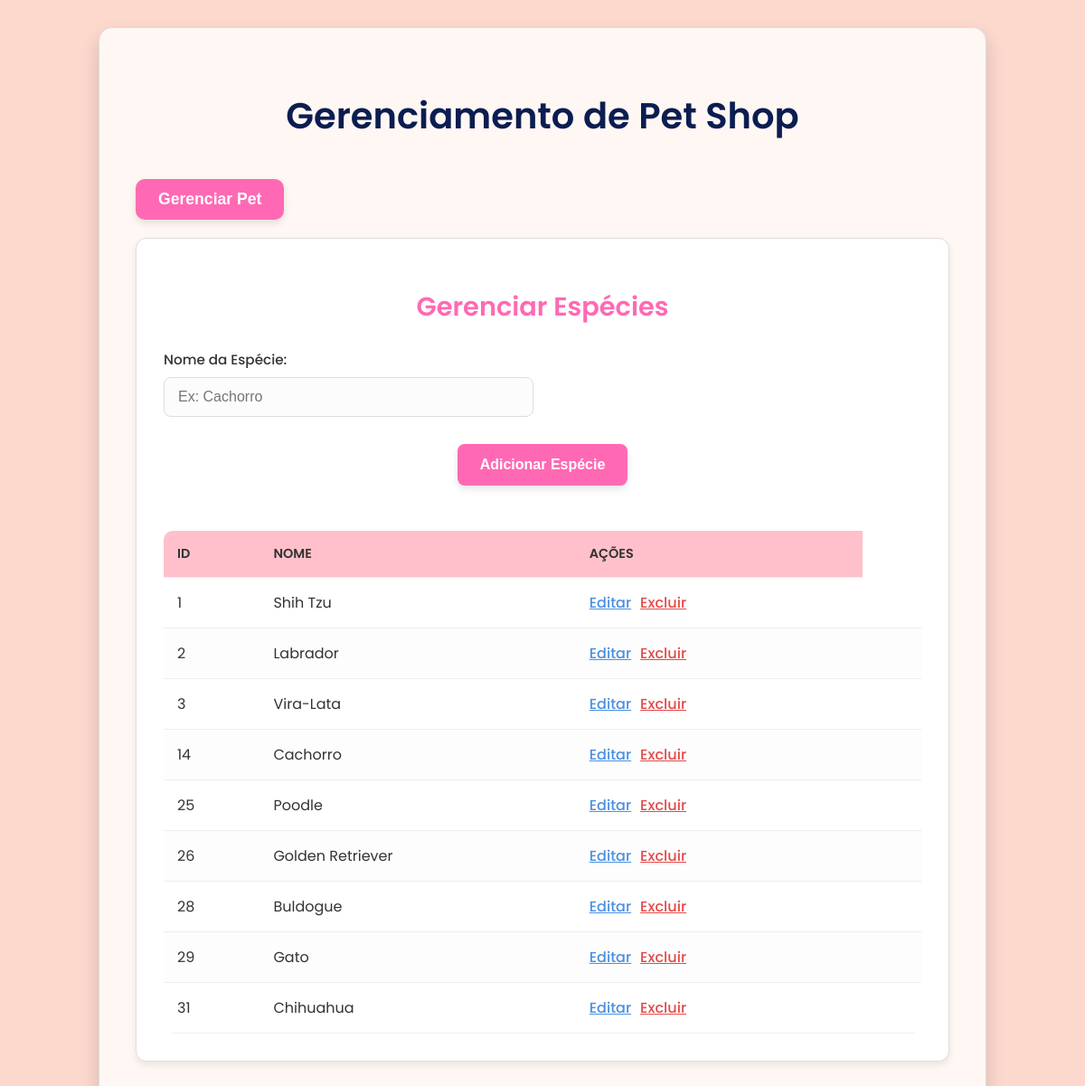
The app's page /especie/gerenc_especie.php with its own data.
### tables this page shows
CREATE TABLE `especies` (
  `id` int(11) NOT NULL,
  `especie` varchar(45) NOT NULL
);

### especie/gerenc_especie.php (the view, shortened to what this page needs)
<!DOCTYPE html>
<html lang="pt-br">
<head>
    <link rel="stylesheet" href="../styles/gerenc.css">
</head>
<body id="gerenc_pet_especie">
    <div class="main-container">
        <h1>Gerenciamento de Pet Shop</h1>
        <button class="btn_gerenciar" type="submit" onclick="window.location.href='../gerenc/gerenc_pet.php'">Gerenciar Pet</button>
        <div class="section-container">
            <h2>Gerenciar Espécies</h2>
            <form action="../especie/valida_especie.php" method="POST">
                <div class="form-group">
                    <label for="species-name">Nome da Espécie:</label>
                    <input type="text" id="species-name" name="especie" placeholder="Ex: Cachorro" required>
                </div>
                <div class="form-actions">
                    <button type="submit">Adicionar Espécie</button>
                </div>
            </form>
            <?php
                require("../conecta_bd.php");
                $stmt = $conn->prepare("SELECT id, especie FROM especies");
                $stmt->execute();
                $resultado = $stmt->get_result();
                if (mysqli_num_rows($resultado) > 0) {
                    echo ('<div class="table-responsive">
                        <table id="species-table">
                            <thead>
                                <tr>
                                    <th>ID</th>
                                    <th>Nome</th>
                                    <th>Ações</th>
                                </tr>
                            </thead>
                            <tbody>');
                while ($row = mysqli_fetch_assoc($resultado) ){
                    $id = htmlspecialchars(urlencode($row['id']));
                    echo ("<tr>");
                    echo ("<td>" . htmlspecialchars($row["id"]) . "</td>");
                    echo ("<td>" . htmlspecialchars($row["especie"]) . "</td>");
                    echo ("<td><a class='button' href='../especie/editar_especie.php?id_especie=$id'>Editar</a>");
                    echo ("<a class='button' id='delete-btn' href='../especie/excluir_especie.php?id_especie=$id'>Excluir</a><td>");
                    echo ("</tr>");
                }
                echo ("</tbody></table>");
                } else {
                    echo ("<h1>Não há nada para ser exibido</h1>");
                }
            ?>
            </div>
        </div>
    </div>
</body>
</html>

### styles/gerenc.css (style rules this page uses)
:root { --cor-principal: #FF69B4; --cor-secundaria: #FFC0CB; --cor-fundo-claro-1: #FFF0F5; --cor-fundo-claro-2: #FFE4E1; --cor-texto: #333; --cor-borda: #DDD; --cor-sombra: rgba(0, 0, 0, 0.15); }
body { font-family: 'Poppins', sans-serif; background: linear-gradient(to right, var(--cor-fundo-claro-1), var(--cor-fundo-claro-2)); display: flex; justify-content: center; align-items: flex-start; min-height: 100vh; margin: 0; padding: 30px 20px; box-sizing: border-box; color: var(--cor-texto); }
#gerenc_pet_especie { background:#FCD8CD; }
.main-container { background-color: #FFF7F3; padding: 40px; border-radius: 15px; box-shadow: 0 10px 20px var(--cor-sombra); max-width: 900px; width: 100%; border: 1px solid var(--cor-borda); position: relative; z-index: 1; }
h1 { color: #0B1D51; text-align: center; margin-bottom: 40px; font-size: 2.5em; font-weight: 600; }
.section-container { background-color: #fff; padding: 30px; border-radius: 12px; box-shadow: 0 4px 8px rgba(0, 0, 0, 0.08); margin-bottom: 30px; border: 1px solid var(--cor-borda); }
.section-container h2 { color: var(--cor-principal); text-align: center; margin-bottom: 25px; font-size: 1.8em; font-weight: 600; }
form { display: grid; gap: 20px; margin-bottom: 30px; grid-template-columns: repeat(auto-fit, minmax(280px, 1fr)); }
form .form-group { display: flex; flex-direction: column; }
form label { margin-bottom: 8px; font-weight: 500; color: var(--cor-texto); font-size: 0.95em; }
form input[type="text"], form input[type="date"], form select, form textarea { width: 100%; padding: 12px 15px; border: 1px solid var(--cor-borda); border-radius: 8px; box-sizing: border-box; font-size: 1em; color: var(--cor-texto); transition: border-color 0.3s ease, box-shadow 0.3s ease; background-color: #fcfcfc; }
.btn_gerenciar { margin-bottom: 20px; padding: 12px 25px; border: none; border-radius: 10px; font-size: 1.1em; font-weight: 600; cursor: pointer; transition: background-color 0.3s ease, transform 0.2s ease, box-shadow 0.2s ease; box-shadow: 0 4px 8px rgba(0, 0, 0, 0.1); color: #fff; background-color: var(--cor-principal); text-decoration: none; }
form button, .secondary-btn { padding: 14px 25px; border: none; border-radius: 8px; font-size: 1em; font-weight: 600; cursor: pointer; transition: background-color 0.3s ease, transform 0.2s ease, box-shadow 0.2s ease; box-shadow: 0 4px 8px rgba(0, 0, 0, 0.1); color: #fff; text-decoration: none; background-color: var(--cor-principal); }
.form-actions { grid-column: 1 / -1; display: flex; justify-content: center; gap: 15px; margin-top: 10px; }
.table-responsive { overflow-x: auto; }
table { width: 100%; border-collapse: collapse; margin-top: 20px; background-color: #fff; border-radius: 10px; overflow: hidden; }
table th, table td { text-align: left; padding: 15px; border-bottom: 1px solid #eee; }
table th { background-color: var(--cor-secundaria); color: var(--cor-texto); font-weight: 600; font-size: 0.9em; text-transform: uppercase; }
table tbody tr:nth-child(even) { background-color: #fdfdfd; }
table td .button { background: none; border: none; color: #4A90E2; cursor: pointer; font-weight: 500; margin-right: 10px; padding: 5px 0; transition: color 0.2s ease; box-shadow: none; }
table td .button#delete-btn { color: #E24A4A; }

### records on screen
especies: id "1", especie "Shih Tzu"
especies: id "2", especie "Labrador"
especies: id "3", especie "Vira-Lata"
especies: id "14", especie "Cachorro"
especies: id "25", especie "Poodle"
especies: id "26", especie "Golden Retriever"
especies: id "28", especie "Buldogue"
especies: id "29", especie "Gato"
especies: id "31", especie "Chihuahua"
